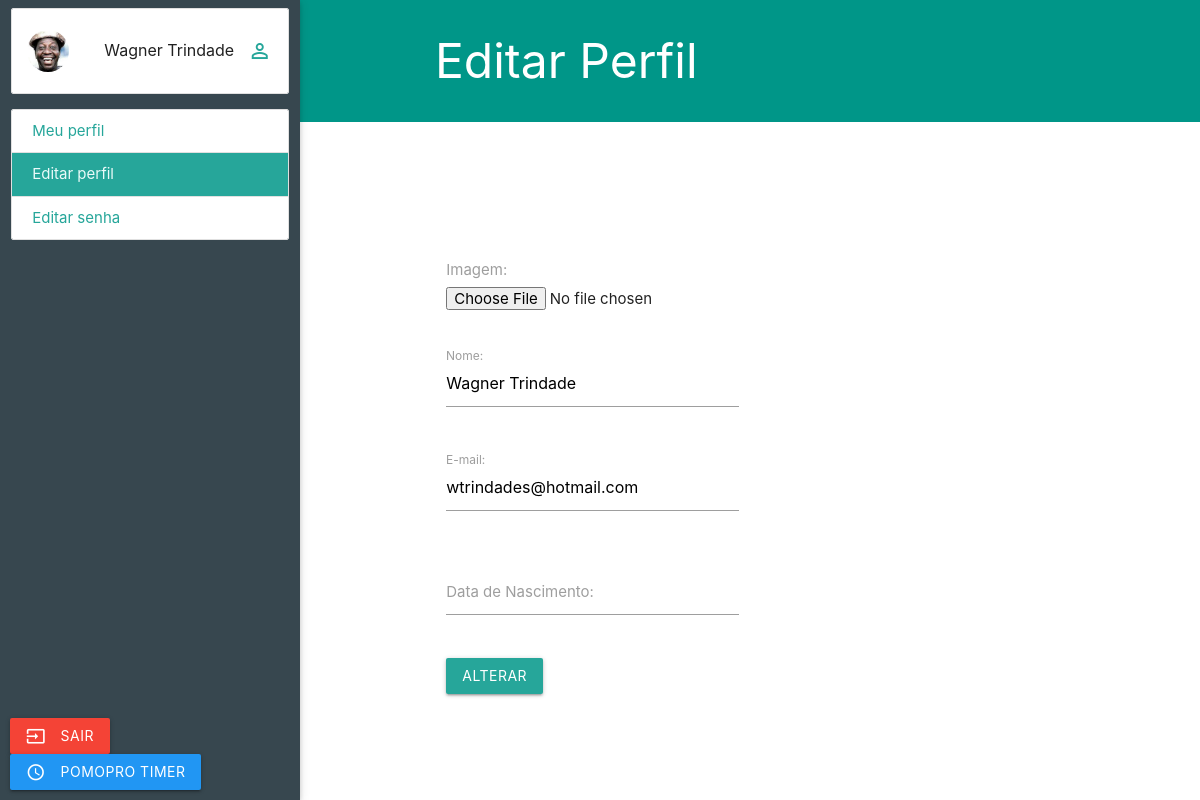
The page /editar/ (signed in) on the database its author committed.
### project/accounts/models.py (models this page shows, shortened)
class User(AbstractBaseUser, PermissionsMixin):
    email = models.EmailField('E-mail', unique=True)
    name = models.CharField('Nome', max_length=100)
    date_birth = models.DateField('Data de Nascimento', null=True, blank=True)
    image = models.ImageField(
        upload_to="core/images", verbose_name='Imagem', null=True, blank=True
    )
    is_staff = models.BooleanField('É administrador?', blank=True, default=False)
    created_at = models.DateTimeField('Criado em', auto_now_add=True)
    updated_at = models.DateTimeField('Atualizado em', auto_now=True)
    objects = CustomUserManager()
    USERNAME_FIELD = 'email'
    def __str__(self):
        return self.name
    class Meta:
        verbose_name='Usuário'
        verbose_name_plural='Usuários'

### project/accounts/views.py (the view)
# urls.py: url(r'^editar/$', 'project.accounts.views.edit', name='edit'),
@login_required
def edit(resquest):
    template_name = 'accounts/edit.html'
    context = {}
    if resquest.method == 'POST':
        form = EditAccountForm(resquest.POST, instance=resquest.user)
        if form.is_valid():
            form.save()
            messages.success(resquest, 'Os dados de sua conta foram alterados com sucesso.')
            return redirect('accounts:dashboard')
    else:
        form = EditAccountForm(instance=resquest.user)
    context['form'] = form
    return render(resquest, template_name, context)

### project/accounts/forms.py
class EditAccountForm(forms.ModelForm):
    class Meta:
        model = User
        fields = ['image', 'name', 'email', 'date_birth']

### project/accounts/templates/accounts/edit.html (shortened to what this page needs)
{% extends "base.html" %}
{% load static %}
{% block head_files %}
    <link rel="stylesheet" href="{% static "css/dashboard.css" %}">
{% endblock head_files %}
{% block content %}
    <main>
        <div class="row">
            <div class="col s3 aside blue-grey darken-3">
                <div class="collection">
                    <div class="collection-item avatar valign-wrapper">
                        <img src="img/mussum.jpg" alt="" class="circle">
                        <span class="title valign">{{ user }}</span>
                        <a href="{% url 'accounts:dashboard' %}" class="secondary-content valign"><i class="material-icons">perm_identity</i></a>
                    </div>
                </div>
                <div class="collection">
                    <a href="{% url 'accounts:dashboard' %}" class="collection-item">Meu perfil</a>
                    <a href="{% url 'accounts:edit' %}" class="collection-item active">Editar perfil</a>
                    <a href="#!" class="collection-item">Editar senha</a>
                </div>
                <div class="btns-footer">
                    <a href="{% url 'accounts:logout' %}" class="waves-effect waves-light btn red btn-close">
                        <i class="material-icons left">input</i>
                        Sair
                    </a>
                    <a href="{% url 'core:timer' %}" class="waves-effect waves-light btn blue btn-pomopro">
                        <i class="material-icons left">query_builder</i>
                        Pomopro Timer
                    </a>
                </div>
            </div>
            <div id="content" class="col s9 content offset-s3">
                <nav class="top-nav teal">
                    <div class="container">
                        <div class="nav-wrapper">
                            <a class="page-title">
                                Editar Perfil
                            </a>
                        </div>
                    </div>
                </nav>
                <div class="container content-perfil">
                    <form class="col s12 m6" method="post">
                        {% for field in form %}
                            <div class="row">
                                <div class="input-field col s12">
                                    {{ field }}
                                    {{ field.label_tag }}
                                </div>
                            </div>
                        {% endfor %}
                        <div class="card-action">
                            <button class="btn waves-effect waves-light" type="submit" name="action">
                                Alterar
                            </button>
                        </div>
                    </form>
                </div>
            </div>
        </div>
    </main>
{% endblock %}

### project/core/static/css/dashboard.css (style rules this page uses)
.aside { height: 100%; position: fixed; box-shadow: 0 2px 5px 0 rgba(0, 0, 0, 0.16), 0 2px 10px 0 rgba(0, 0, 0, 0.12); }
.collection .collection-item.avatar { min-height: 84px; padding-left: 92px; }
.collection .collection-item.avatar .circle { width: 60px; height: 60px; }
.collection .collection-item.avatar .secondary-content { top:30px; }
.btns-footer { position: absolute; bottom: 10px; left: 10px; }
#content.content { height: 100%; padding: 0; }
nav.top-nav { height: 122px; box-shadow: none; }
nav.top-nav a.page-title { line-height: 122px; font-size: 48px; }
.content-crono, .content-perfil { margin-top: 10rem; }
label[for="id_image"] { margin-top: -40px; }

### rows shown on the page
User: name "Wagner Trindade", form "Wagner Trindade" "wtrindades@hotmail.com"

### other values the page prints
{{ field.label_tag }} "Imagem:" "Nome:" "E-mail:" "Data de Nascimento:"
